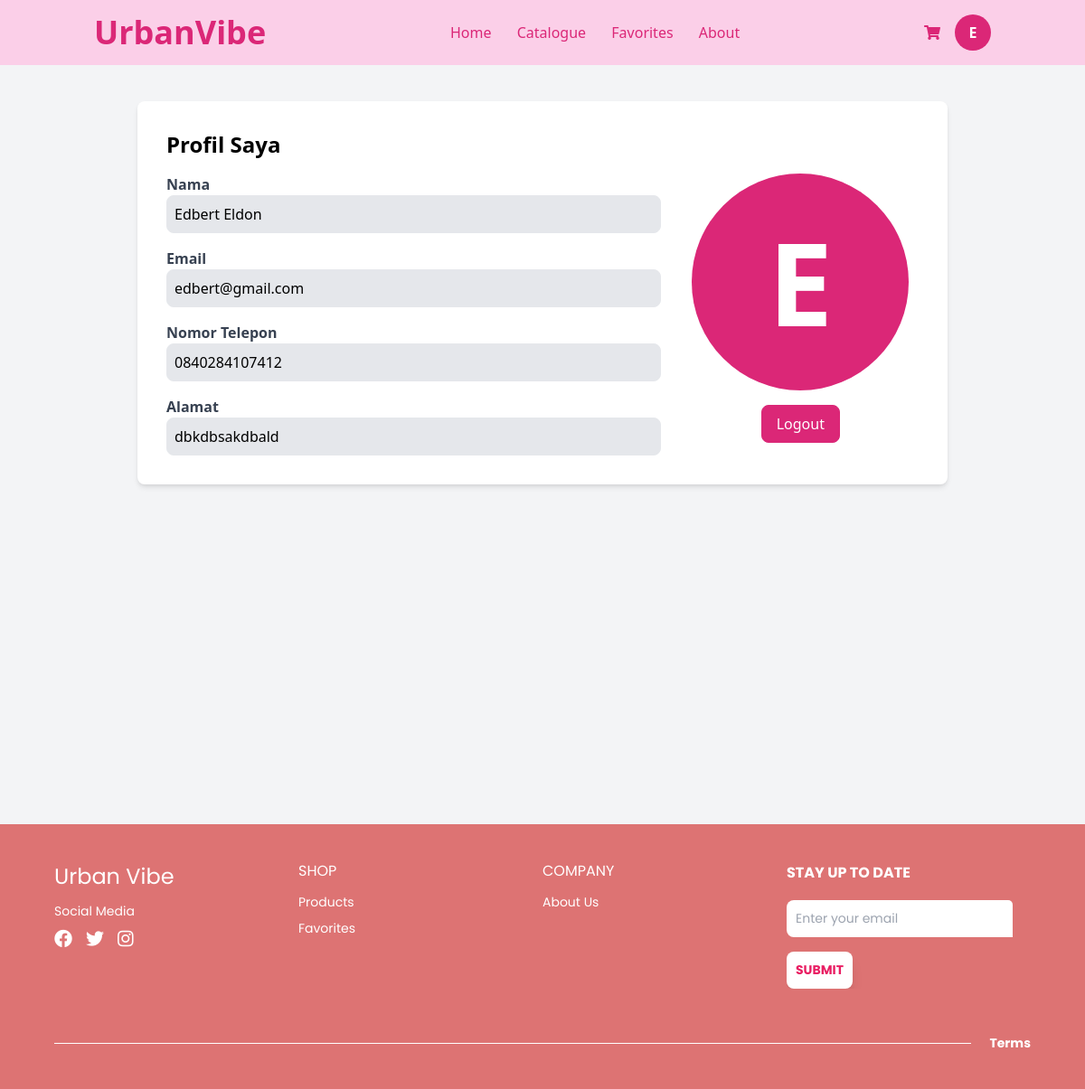
Screenshot of /profile/ (signed in) with the database file from the repository.
### WebPage/models.py (models this page shows, shortened)
class CustomUser(AbstractBaseUser):
    email = models.EmailField(unique=True)
    USERNAME_FIELD = 'email'
    REQUIRED_FIELDS = []
    full_name = models.CharField(max_length=255)
    phone_number = models.CharField(max_length=15, blank=True, null=True)
    address = models.TextField(blank=True, null=True)
    objects = CustomUserManager()

### WebPage/views.py (the view)
# urls.py: path('profile/', views.profile_view, name='profile'),
@login_required
def profile_view(request):
    orders = Order.objects.filter(user=request.user, complete=True).order_by('-date_ordered')
    return render(request, 'WebPage/userprofile.html', {
        'user': request.user,
        'orders': orders
    })

### templates/WebPage/userprofile.html (shortened to what this page needs)
{% extends 'base.html' %}
{% load static %}
{% block content %}
<!DOCTYPE html>
<html lang="id">
<head>
    <link rel="stylesheet" href="https://cdn.jsdelivr.net/npm/tailwindcss@2.2.19/dist/tailwind.min.css">
</head>
<body class="bg-gray-100">
    <div class="max-w-4xl mx-auto bg-white p-8 rounded-lg shadow-md mt-10">
        <h1 class="text-2xl font-bold mb-4">Profil Saya</h1>
        <div class="grid grid-cols-3 gap-6">
            <div class="col-span-2 space-y-4">
                <div>
                    <label class="font-semibold text-gray-700">Nama</label>
                    <input type="text" value="{{ user.full_name }}" class="w-full p-2 border rounded-lg bg-gray-200" readonly>
                </div>
                <div>
                    <label class="font-semibold text-gray-700">Email</label>
                    <input type="text" value="{{ user.email }}" class="w-full p-2 border rounded-lg bg-gray-200" readonly>
                </div>
                <div>
                    <label class="font-semibold text-gray-700">Nomor Telepon</label>
                    <input type="text" value="{{ user.phone_number|default:'-' }}" class="w-full p-2 border rounded-lg bg-gray-200" readonly>
                </div>
                <div>
                    <label class="font-semibold text-gray-700">Alamat</label>
                    <input type="text" value="{{ user.address|default:'-' }}" class="w-full p-2 border rounded-lg bg-gray-200" readonly>
                </div>
            </div>
            <div class="flex flex-col items-center">
                <a href="{% url 'profile' %}"
                class="w-60 h-60 rounded-full bg-pink-600 flex items-center justify-center text-white font-bold text-9xl">
                    {{ user.full_name|slice:"1" }}
                </a>
                <a href="{% url 'logout' %}"
                class="mt-4 px-4 py-2 bg-pink-600 text-white font-medium rounded-lg
                        hover:bg-white hover:text-pink-600 border border-pink-600 transition">
                    Logout
                </a>
            </div>
        </div>
    </div>
</body>
</html>
{% endblock %}

### templates/base.html (shortened to what this page needs)
{% load static %}
<!DOCTYPE html>
<html lang="en">
<head>
    <link rel="stylesheet" href="{% static 'assets/css/styles.css' %}">
    <script src="https://cdn.tailwindcss.com"></script>
    <link rel="stylesheet" href="https://cdnjs.cloudflare.com/ajax/libs/font-awesome/5.15.3/css/all.min.css"/>
</head>
<body>
    <header class="bg-pink-200 py-4">
        <div class="container mx-auto flex justify-between items-center px-4">
            <a class="text-4xl font-bold text-pink-600" href="{% url 'index' %}">
                UrbanVibe
            </a>
            <nav class="space-x-6">
                <a class="text-pink-600 hover:text-pink-800" href="{% url 'index' %}">Home</a>
                <a class="text-pink-600 hover:text-pink-800" href="{% url 'catalogue' %}">Catalogue</a>
                <a class="text-pink-600 hover:text-pink-800" href="{% url 'favorites' %}">Favorites</a>
                <a class="text-pink-600 hover:text-pink-800" href="{% url 'about_us' %}">About</a>
            </nav>
            <div class="flex items-center space-x-4">
                <a href="{% url 'shoppingcart' %}">
                    <i class="fas fa-shopping-cart text-pink-600"></i>
                </a>
                {% if user.is_authenticated %}
                    <a href="{% url 'profile' %}" class="w-10 h-10 rounded-full bg-pink-600 flex items-center justify-center text-white font-bold">
                        {{ user.full_name|slice:":1" }}
                    </a>
                {% else %}
                    <a href="{% url 'login' %}" class="bg-white text-pink-600 border border-pink-600 px-4 py-2 rounded-full hover:bg-pink-600 hover:text-white">
                        Get Started
                    </a>
                {% endif %}
            </div>
        </div>
    </header>
    <main class="min-h-screen mx-auto max-w-[1320px] px-4">
        {% block content %}
        {% endblock %}
    </main>
    <footer>
        <div class="footer-container">
            <div class="footer-section">
                <h2>Urban Vibe</h2>
                <p>Social Media</p>
                <div class="social-icons">
                    <i class="fab fa-facebook"></i>
                    <i class="fab fa-twitter"></i>
                    <i class="fab fa-instagram"></i>
                </div>
            </div>
            <div class="footer-section">
                <h3>SHOP</h3>
                <ul>
                    <li><a href="{% url 'catalogue' %}">Products</a></li>
                    <li><a href="{% url 'favorites' %}">Favorites</a></li>
                </ul>
            </div>
            <div class="footer-section">
                <h3>COMPANY</h3>
                <ul>
                    <li><a href="{% url 'about_us' %}">About Us</a></li>
                </ul>
            </div>
                <div class="footer-section">
                    <h3 class="text-lg font-bold">STAY UP TO DATE</h3>
                    <form class="flex flex-wrap items-center gap-4 mt-4 border-none outline-none shadow-none">
                        <input type="email" placeholder="Enter your email" required
                            class="w-full sm:w-80 px-4 py-3 border-none outline-none shadow-none rounded-lg focus:ring-2 focus:ring-pink-500">
                        <button type="submit"
                            class="bg-pink-600 text-white px-6 py-3 rounded-lg shadow-lg transition w-auto border-none outline-none
                                hover:bg-pink-600 hover:text-white">
                            SUBMIT
                        </button>
                    </form>
                </div>
        </div>
        <div class="footer-bottom">
            <span class="line"></span>
            <p class="terms">Terms</p>
        </div>
    </footer>
</body>
</html>

### static/assets/css/styles.css (style rules this page uses)
body { font-family: 'Poppins', sans-serif; margin: 0; padding: 0; background-color: #fff; }
header { display: flex; justify-content: space-between; align-items: center; padding: 15px 50px; background-color: #FEC8D8; color: #E91E63; }
button { background-color: #E91E63; color: white; font-size: 14px; font-weight: 700; padding: 10px 20px; border: none; border-radius: 20px; cursor: pointer; transition: background-color 0.3s ease; }
footer { background-color: #DD7373; color: white; padding: 40px 60px; font-family: 'Poppins', sans-serif; }
.footer-container { display: flex; justify-content: space-between; flex-wrap: wrap; }
.footer-section { flex: 1; min-width: 200px; margin-bottom: 20px; }
.footer-section h2 { font-size: 24px; margin-bottom: 10px; }
.footer-section p { font-size: 14px; }
.social-icons { display: flex; gap: 15px; margin-top: 10px; }
.social-icons i { font-size: 20px; cursor: pointer; transition: color 0.3s ease; }
.footer-section h3 { font-size: 16px; margin-bottom: 10px; }
.footer-section ul { list-style: none; padding: 0; }
.footer-section ul li { margin: 5px 0; }
.footer-section ul li a { text-decoration: none; color: white; font-size: 14px; transition: color 0.3s ease; }
.footer-section form { display: flex; border: none; border-radius: 5px; overflow: hidden; max-width: 250px; }
.footer-section input { flex: 1; color: #E91E63; padding: 10px; border: none; outline: none; font-size: 14px; }
.footer-section button { background-color: white; color: #E91E63; border: none; padding: 10px; font-size: 14px; font-weight: bold; cursor: pointer; transition: background-color 0.3s ease; }
.footer-bottom { display: flex; justify-content: space-between; align-items: center; margin-top: 30px; font-size: 14px; }
.footer-bottom .line { flex: 1; height: 1px; background-color: white; }
.footer-bottom .terms { margin-left: 20px; font-weight: bold; }

### rows the page displays
CustomUser: full_name "E", full_name "Edbert Eldon", email "edbert@gmail.com", phone_number "0840284107412", address "dbkdbsakdbald"
